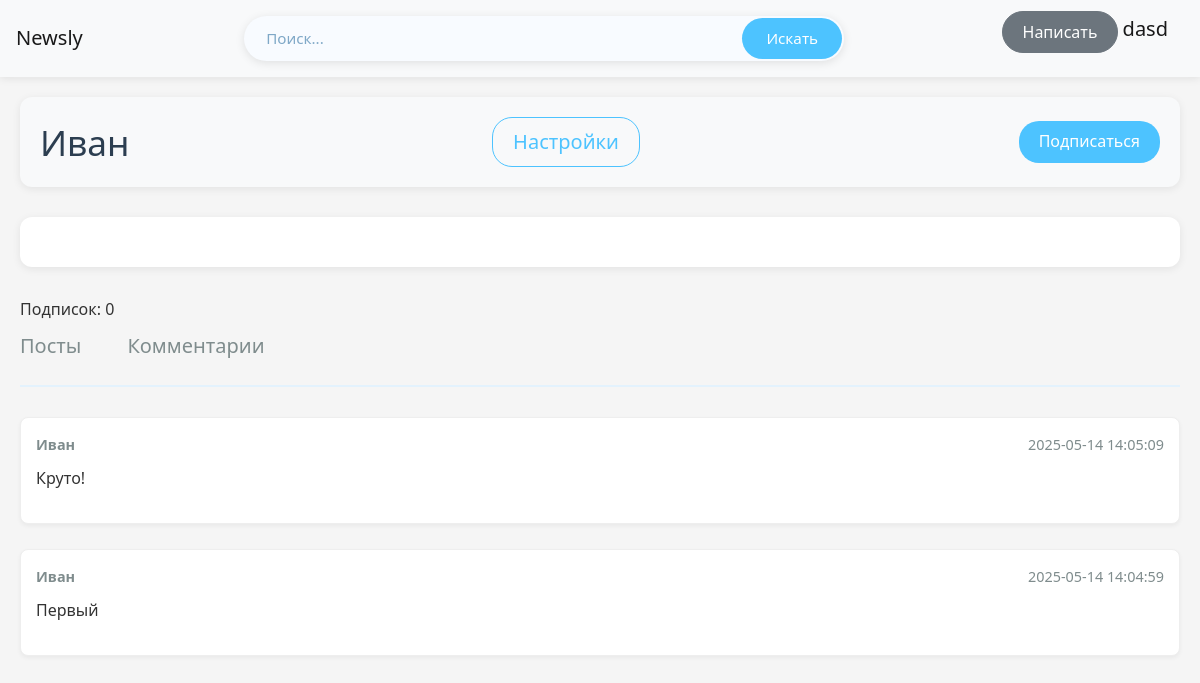
The page /user_profile/2/comments (signed in) on the database its author committed.
### data/users.py (models this page shows, shortened)
class User(SqlAlchemyBase, UserMixin):
    __tablename__ = 'users'
    id = sqlalchemy.Column(sqlalchemy.Integer,
                           primary_key=True, autoincrement=True)
    name = sqlalchemy.Column(sqlalchemy.String, nullable=True)
    about = sqlalchemy.Column(sqlalchemy.String, nullable=True)
    email = sqlalchemy.Column(sqlalchemy.String,
                              index=True, unique=True, nullable=True)
    hashed_password = sqlalchemy.Column(sqlalchemy.String, nullable=True)
    created_date = sqlalchemy.Column(sqlalchemy.DateTime,
                                     default=datetime.datetime.now)
    liked = orm.relationship('Like', foreign_keys='Like.user_id', backref='user', lazy='dynamic')
    followed = orm.relationship(
        'User',
        secondary=subscriptions,
        primaryjoin=(subscriptions.c.follower_id == id),
        secondaryjoin=(subscriptions.c.followed_id == id),
        backref=orm.backref('followers', lazy='dynamic'),
        lazy='dynamic'
    )
    def is_following(self, user):
        return self.followed.filter(
            subscriptions.c.followed_id == user.id
        ).count() > 0

### data/comment.py (models this page shows)
class Comment(SqlAlchemyBase):
    __tablename__ = 'messages'
    id = sqlalchemy.Column(sqlalchemy.Integer,
                           primary_key=True, autoincrement=True)
    text = sqlalchemy.Column(sqlalchemy.String, nullable=True)
    timestamp = sqlalchemy.Column(sqlalchemy.DateTime,
                                     default=datetime.datetime.now)
    user_id = sqlalchemy.Column(sqlalchemy.Integer,
                                sqlalchemy.ForeignKey("users.id"))
    news_id = sqlalchemy.Column(sqlalchemy.Integer,
                               sqlalchemy.ForeignKey("news.id"))
    user = orm.relationship('User')
    new = orm.relationship('News')

### main.py (the view)
@app.route('/user_profile/<int:id>/comments')
def user_profile_comments(id):
    db_sess = db_session.create_session()
    user = db_sess.query(User).get(id)
    db = get_db()
    messages = db.execute("""
        SELECT m.id, m.text, m.timestamp, m.reply_to, m.user_id,
               u.name,
               (SELECT r.reaction_type FROM reactions r WHERE r.message_id = m.id AND r.user_id = ?) as user_reaction
        FROM messages m
        JOIN users u ON m.user_id = u.id
        WHERE m.user_id = ?
        ORDER BY m.timestamp DESC
    """, (id, id)).fetchall()
    return render_template('user_comments.html', user=user, comments=messages)

### data/db_session.py (called while the page is built)
def create_session() -> Session:
    global __factory
    return __factory()

### main.py (called while the page is built)
@login_manager.user_loader
def load_user(user_id):
    db_sess = db_session.create_session()
    return db_sess.query(User).get(user_id)

def get_db():
    db = sqlite3.connect(DATABASE)
    db.row_factory = sqlite3.Row
    return db

### templates/user_comments.html (shortened to what this page needs)
{% extends "base.html" %}
{% block content %}
<div class="user-head">
    <h1>{{ user.name }}</h1>
    <a class="navbar-brand" href="/settings">Настройки</a>
    {% if user != current_user %}
        {% if not current_user.is_following(user) %}
            <a href="{{ url_for('subscribe', user_id=user.id) }}">Подписаться</a>
        {% else %}
            <a href="{{ url_for('unsubscribe', user_id=user.id) }}">Отписаться</a>
        {% endif %}
    {% endif %}
</div>
<div class="info-card">
</div>
Подписок: {{  user.followers.count() }}
<div class="subsite-tabs">
    <a class="navbar-brand" href="/user_profile/{{ user.id }}">Посты</a>
    <a class="navbar-brand" href="/user_profile/{{ user.id }}/comments">Комментарии</a>
</div>
{% for message in comments %}
    <div class="message">
        <div class="message-header">
            <span><strong>{{ message['name'] }}</strong></span>
            <span>{{ message['timestamp'] }}</span>
        </div>
        <div>
            <p>{{ message['text'] }}</p>
        </div>
    </div>
{% endfor %}
{% endblock %}

### templates/base.html (shortened to what this page needs)
<!doctype html>
<html lang="en">
<head>
    <link rel="stylesheet"
          href="https://stackpath.bootstrapcdn.com/bootstrap/4.4.1/css/bootstrap.min.css"
>
    <link rel="stylesheet" href="{{ url_for('static', filename='css/style.css') }}">
    <link href="https://cdn.jsdelivr.net/npm/@ckeditor/ckeditor5-ui/lib/theme/moono-dark.css" rel="stylesheet">
    <link rel="stylesheet" href="{{ url_for('static', filename='editor.css') }}">
</head>
<body>
<header>
    <nav class="navbar navbar-light bg-light">
        <a class="navbar-brand" href="/news_log">Newsly</a>
        <form action="{{ url_for('discovery') }}" method="GET">
            <input type="text" name="query" placeholder="Поиск...">
            <button type="submit">Искать</button>
        </form>
        {% if current_user.is_authenticated %}
            <p>
                <a class="btn btn-secondary" href="/news">Написать</a>
                <a class="navbar-brand" href="/user_profile/{{ current_user.id }}">{{ current_user.name }}</a>
            </p>
        {% else %}
            <p>
                <a class="btn btn-primary " href="/register">Зарегистрироваться</a>
                <a class="btn btn-success" href="/login">Войти</a>
            </p>
        {% endif %}
    </nav>
</header>
<main role="main" class="container">
    {% block content %}{% endblock %}
</main>
</body>
</html>

### static/css/style.css (style rules this page uses)
:root { --primary-color: #4285f4; --secondary-color: #34a853; --accent-color: #ea4335; --light-color: #f8f9fa; --dark-color: #343a40; --gray-color: #6c757d; --light-gray: #e9ecef; --border-radius: 8px; --box-shadow: 0 2px 10px rgba(0, 0, 0, 0.1); --transition: all 0.3s ease; }
* { margin: 0; padding: 0; box-sizing: border-box; }
body { font-family: 'Segoe UI', Tahoma, Geneva, Verdana, sans-serif; line-height: 1.6; color: #333; background-color: #f5f5f5; min-height: 100vh; display: flex; flex-direction: column; }
a { text-decoration: none; color: var(--primary-color); transition: var(--transition); }
.container { width: 100%; max-width: 1200px; margin: 0 auto; padding: 20px; }
.navbar { background-color: #e3f2fd; padding: 0.5rem 1rem; box-shadow: 0 2px 8px rgba(0,0,0,0.08); }
.navbar form { display: flex; align-items: center; flex-grow: 1; max-width: 600px; margin: 0 2rem; background: #f8fbff; border-radius: 28px; padding: 2px; transition: all 0.3s ease; }
.navbar input[type="text"] { border: none; background: transparent; padding: 8px 20px; flex-grow: 1; font-size: 0.95rem; outline: none; }
.navbar input[type="text"]::placeholder { color: #7fa8c7; }
.navbar button[type="submit"] { background: #4dc3ff; border: none; color: white; padding: 8px 24px; border-radius: 24px; cursor: pointer; transition: all 0.3s ease; display: flex; align-items: center; font-size: 0.95rem; }
.navbar .btn { margin-left: 12px; border-radius: 24px; padding: 8px 20px; transition: transform 0.2s ease; }
main { flex: 1; padding: 20px 0; }
h1, h2, h3 { margin-bottom: 20px; color: var(--dark-color); }
h1 { font-size: 2rem; }
form { max-width: 600px; margin: 0 auto; background-color: white; padding: 25px; border-radius: var(--border-radius); box-shadow: var(--box-shadow); }
.user-head { display: flex; justify-content: space-between; align-items: center; margin-bottom: 20px; }
.info-card { background-color: white; padding: 20px; border-radius: var(--border-radius); box-shadow: var(--box-shadow); margin-bottom: 20px; }
.subsite-tabs { display: flex; gap: 20px; margin-bottom: 20px; padding-bottom: 10px; border-bottom: 1px solid var(--light-gray); }
.subsite-tabs a { padding: 5px 0; position: relative; }
.subsite-tabs a::after { content: ''; position: absolute; bottom: -11px; left: 0; width: 100%; height: 2px; background-color: var(--primary-color); transform: scaleX(0); transition: var(--transition); }
h1 { font-size: 2.5rem; margin-bottom: 1.5rem; color: #2c3e50; }
form { margin: 30px 0; padding: 20px; background-color: #f8f9fa; border-radius: 8px; }
button[type="submit"] { background-color: #27ae60; color: white; padding: 10px 25px; border: none; border-radius: 5px; cursor: pointer; transition: background-color 0.3s; }
.message { margin-bottom: 25px; padding: 15px; background-color: #fff; border: 1px solid #eee; border-radius: 8px; box-shadow: 0 2px 4px rgba(0,0,0,0.05); }
.message-header { display: flex; justify-content: space-between; margin-bottom: 10px; color: #7f8c8d; font-size: 0.9em; }
.user-head { display: flex; align-items: center; gap: 20px; margin-bottom: 30px; padding: 20px; background: #f8f9fa; border-radius: 12px; box-shadow: 0 2px 8px rgba(0,0,0,0.08); }
.user-head h1 { margin: 0; font-size: 2.2rem; color: #2c3e50; }
.user-head a { padding: 8px 20px; border-radius: 20px; text-decoration: none; transition: all 0.3s; }
.user-head a[href*="subscribe"] { background: #4dc3ff; color: white; }
.user-head a[href*="settings"] { border: 1px solid #4dc3ff; color: #4dc3ff; }
.info-card { padding: 20px; margin-bottom: 30px; background: white; border-radius: 12px; box-shadow: 0 2px 8px rgba(0,0,0,0.08); }
.subsite-tabs { display: flex; gap: 30px; margin-bottom: 30px; padding-bottom: 15px; border-bottom: 2px solid #e3f2fd; }
.subsite-tabs a { text-decoration: none; color: #7f8c8d; padding: 8px 0; position: relative; transition: color 0.3s; }
.subsite-tabs a::after { content: ''; position: absolute; bottom: -15px; left: 0; width: 0; height: 2px; background: #4dc3ff; transition: width 0.3s; }

### rows shown on the page
User: name "dasd"
User: name "Иван"
Comment: name "Иван", timestamp "2025-05-14 14:05:09", text "Круто!"
Comment: name "Иван", timestamp "2025-05-14 14:04:59", text "Первый"

### other values the page prints
{{ user.followers.count() }} "0"
